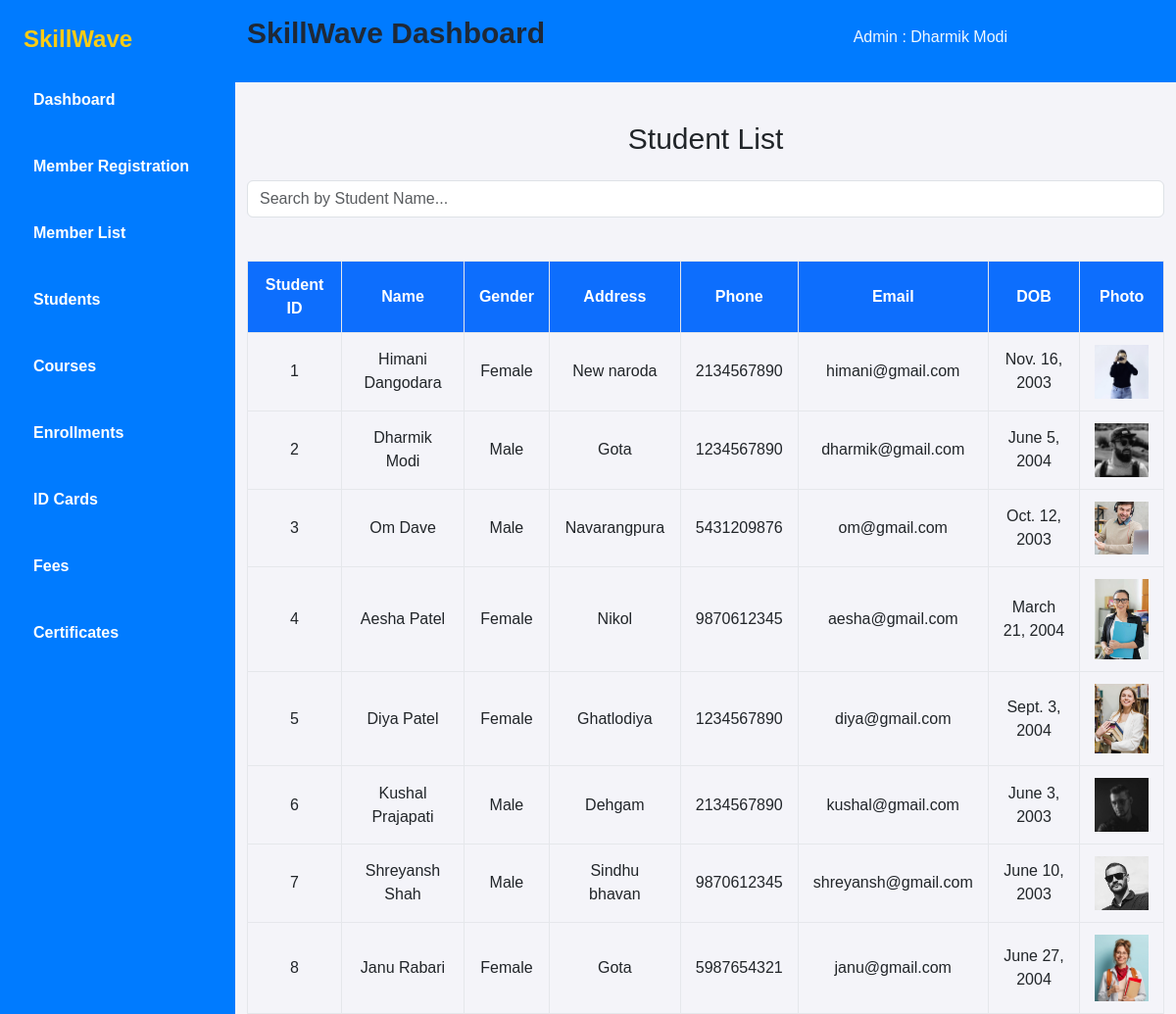
Screenshot of /student/1/ with the database file from the repository.
### myapp/models.py (models this page shows, shortened)
class Admin(models.Model):
    admin_id = models.AutoField(primary_key=True, verbose_name="ID")
    email = models.EmailField(max_length=50)
    password = models.CharField(max_length=10)
    name = models.CharField(max_length=50)

class Student(models.Model):
    student_id = models.AutoField(primary_key=True, verbose_name="ID")  # Fixed spelling: student_id → ID
    admin = models.ForeignKey(Admin, on_delete = models.CASCADE )
    name = models.CharField(max_length=50)
    address = models.CharField(max_length=100)
    phone_no = models.CharField(max_length=10)
    email = models.CharField(max_length=50)
    DOB = models.DateField()
    photo = models.FileField(upload_to='static/images/student_photos/', null=True)  # Fixed max_length to 1
    marks = models.IntegerField(default=0)  # Assuming marks field exists
    gender = models.CharField(max_length=10, choices=[('Male', 'Male'), ('Female', 'Female')])  # Add this field

### myapp/views.py (the view)
# urls.py: path('student/<int:admin_id>/', views.Student, name='student'),
def Student(request, admin_id):
    c = models.Admin.objects.get(admin_id=admin_id)
    id = c.admin_id
    student = models.Student.objects.filter(admin_id=admin_id).count()
    context = {
        'id': id,
        'admin': models.Admin.objects.get(admin_id=admin_id),
        'student': student,
        'admin_id': admin_id,
    }
    student = models.Student.objects.filter(admin_id=admin_id)
    context['student'] = student
    return render(request, 'student.html', context)

### myapp/templates/student.html (shortened to what this page needs)
<!DOCTYPE html>
<html lang="en">
<head>
    <script src="https://cdn.tailwindcss.com"></script>
    <link href="https://cdn.jsdelivr.net/npm/bootstrap@5.3.5/dist/css/bootstrap.min.css" rel="stylesheet">
    <link rel="stylesheet" href="https://cdnjs.cloudflare.com/ajax/libs/font-awesome/6.5.0/css/all.min.css">
</head>
<body>
    <div class="flex">
        <aside class="w-1/5 sidebar text-white min-h-screen p-6">
            <h2 class="text-2xl font-bold mb-6"><a href="#">SkillWave</a></h2>
            <ul>
                <li class="mb-4 font-semibold"><a href="{% url 'admin_dashboard' id %}">Dashboard</a></li>
                <li class="mb-4 font-semibold"><a href="{% url 'member_register' admin_id %}">Member Registration</a></li>
                <li class="mb-4 font-semibold"><a href="{% url 'member_list' admin_id %}">Member List</a></li>
                <li class="mb-4 font-semibold"><a href="{% url 'student' admin_id %}">Students</a></li>
                <li class="mb-4 font-semibold"><a href="{% url 'course' admin_id %}">Courses</a></li>
                <li class="mb-4 font-semibold"><a href="{% url 'enrollment' admin_id %}">Enrollments</a></li>
                <li class="mb-4 font-semibold"><a href="{% url 'idcard' admin_id %}">ID Cards</a></li>
                <li class="mb-4 font-semibold"><a href="{% url 'fee' admin_id %}">Fees</a></li>
                <li class="mb-4 font-semibold"><a href="{% url 'certificate' admin_id %}">Certificates</a></li>
            </ul>
        </aside>
        <main class="w-4/5 ">
            <nav class="site-nav mb-10" style="background-color: #007bff;">
                <div class="pb-2 top-bar mb-3">
                    <div class="container">
                        <div class="row align-items-center">
                            <div class="col-lg-7 ">
                                <h1 class="flex text-3xl font-bold text-gray-800 mb-6 mt-3">SkillWave Dashboard</h1>
                            </div>
                            <div class="col-lg-3">
                                <div class="text-right" style="color: aliceblue;">Admin : {{admin.name }}</div>
                            </div>
                        </div>
                    </div>
                </div>
            </nav>
            <div class="container">
                <h2 class="text-center text-3xl mb-4">Student List</h2>
                <div class="d-flex justify-content-end">
                    <input type="text" id="searchInput" name="searchInput" class="form-control search-box" placeholder="Search by Student Name...">
                </div><br>
                <div class="table-responsive">
                    <table class="table-bordered text-center">
                        <thead class="bg-primary text-white">
                            <tr>
                                <th>Student ID</th>
                                <th>Name</th>
                                <th>Gender</th>
                                <th>Address</th>
                                <th>Phone</th>
                                <th>Email</th>
                                <th>DOB</th>
                                <th>Photo</th>
                            </tr>
                        </thead>
                        <tbody>
                            {% for student in student %}
                            <tr>
                                <td>{{ student.student_id }}</td>
                                <td>{{ student.name }}</td>
                                <td>{{ student.gender }}</td>
                                <td>{{ student.address }}</td>
                                <td>{{ student.phone_no }}</td>
                                <td>{{ student.email }}</td>
                                <td>{{ student.DOB }}</td>
                                <td>
                                    <img src="{{ student.photo.url }}" alt="Student_Photo" height="100" width="80">
                                </td>
                            </tr>
                            {% empty %}
                            <tr>
                                <td colspan="7" class="text-center text-gray-500">No members available.</td>
                            </tr>
                            {% endfor %}
                        </tbody>
                    </table>
                </div>
            </div>
        </main>
    </div>
</body>
</html>

### myapp/templates/student.html (style rules this page uses)
body { font-family: 'Poppins', sans-serif; background: #f4f4f9; }
.sidebar { background: #007bff; }
.sidebar h2 a { color: #facc15; text-decoration: none; }
.sidebar ul li { cursor: pointer; transition: 0.3s; }
table { width: 100%; border-collapse: collapse; margin-top: 20px; }
thead { background-color: #007bff; color: white; }
th, td { padding: 12px 15px; text-align: center; border-bottom: 1px solid #ddd; }
.sidebar ul li a { color: white; text-decoration: none; display: block; padding: 10px; }

### rows the page displays
Admin: name "Dharmik Modi"
Student: student_id "1", name "Himani Dangodara", gender "Female", address "New naroda", phone_no "2134567890", email "himani@gmail.com", DOB "Nov. 16, 2003", photo (picture)
Student: student_id "2", name "Dharmik Modi", gender "Male", address "Gota", phone_no "1234567890", email "dharmik@gmail.com", DOB "June 5, 2004", photo (picture)
Student: student_id "3", name "Om Dave", gender "Male", address "Navarangpura", phone_no "5431209876", email "om@gmail.com", DOB "Oct. 12, 2003", photo (picture)
Student: student_id "4", name "Aesha Patel", gender "Female", address "Nikol", phone_no "9870612345", email "aesha@gmail.com", DOB "March 21, 2004", photo (picture)
Student: student_id "5", name "Diya Patel", gender "Female", address "Ghatlodiya", phone_no "1234567890", email "diya@gmail.com", DOB "Sept. 3, 2004", photo (picture)
Student: student_id "6", name "Kushal Prajapati", gender "Male", address "Dehgam", phone_no "2134567890", email "kushal@gmail.com", DOB "June 3, 2003", photo (picture)
Student: student_id "7", name "Shreyansh Shah", gender "Male", address "Sindhu bhavan", phone_no "9870612345", email "shreyansh@gmail.com", DOB "June 10, 2003", photo (picture)
Student: student_id "8", name "Janu Rabari", gender "Female", address "Gota", phone_no "5987654321", email "janu@gmail.com", DOB "June 27, 2004", photo (picture)
